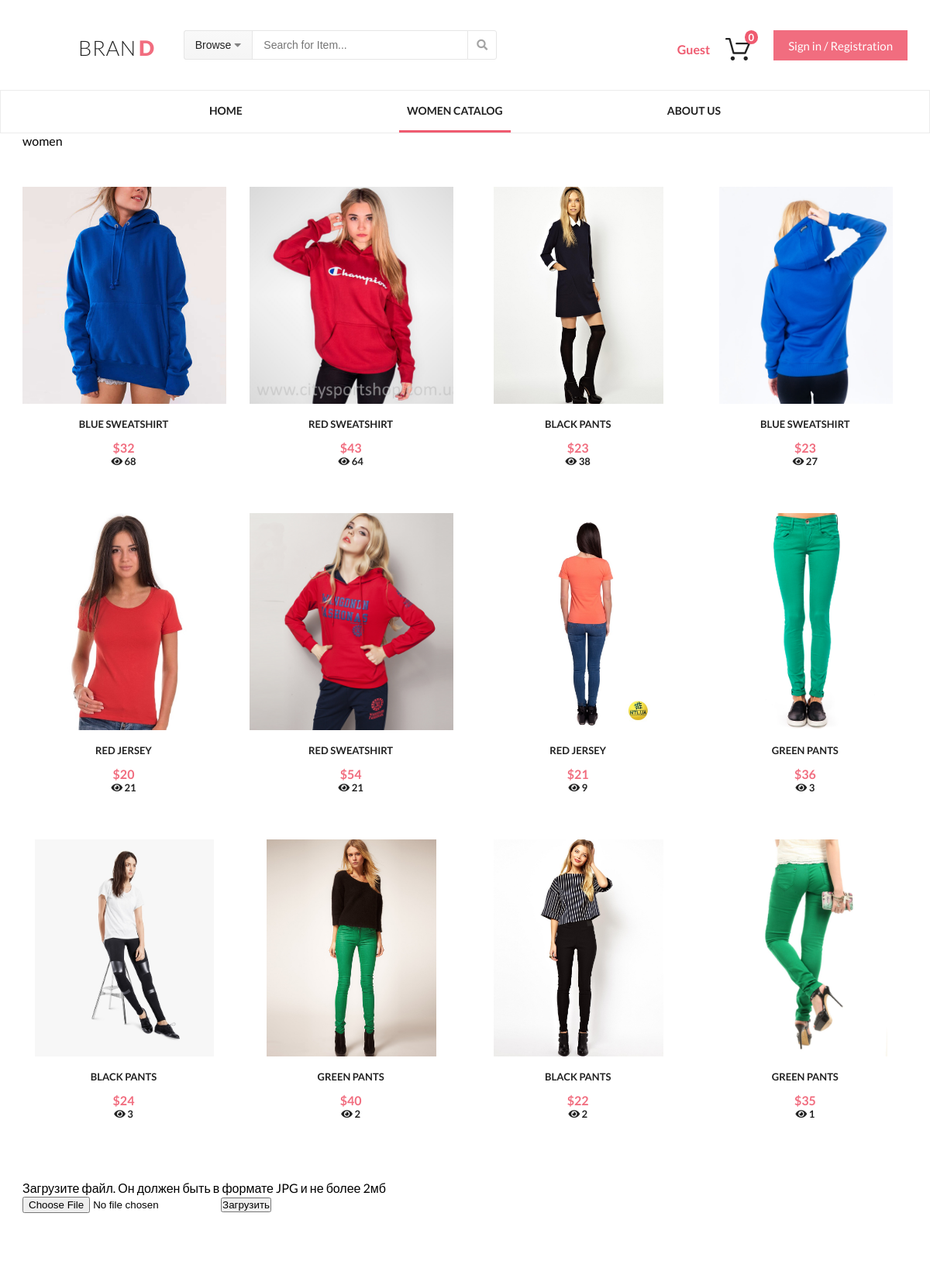
Page /women/ (upper part) on the earlier database version.
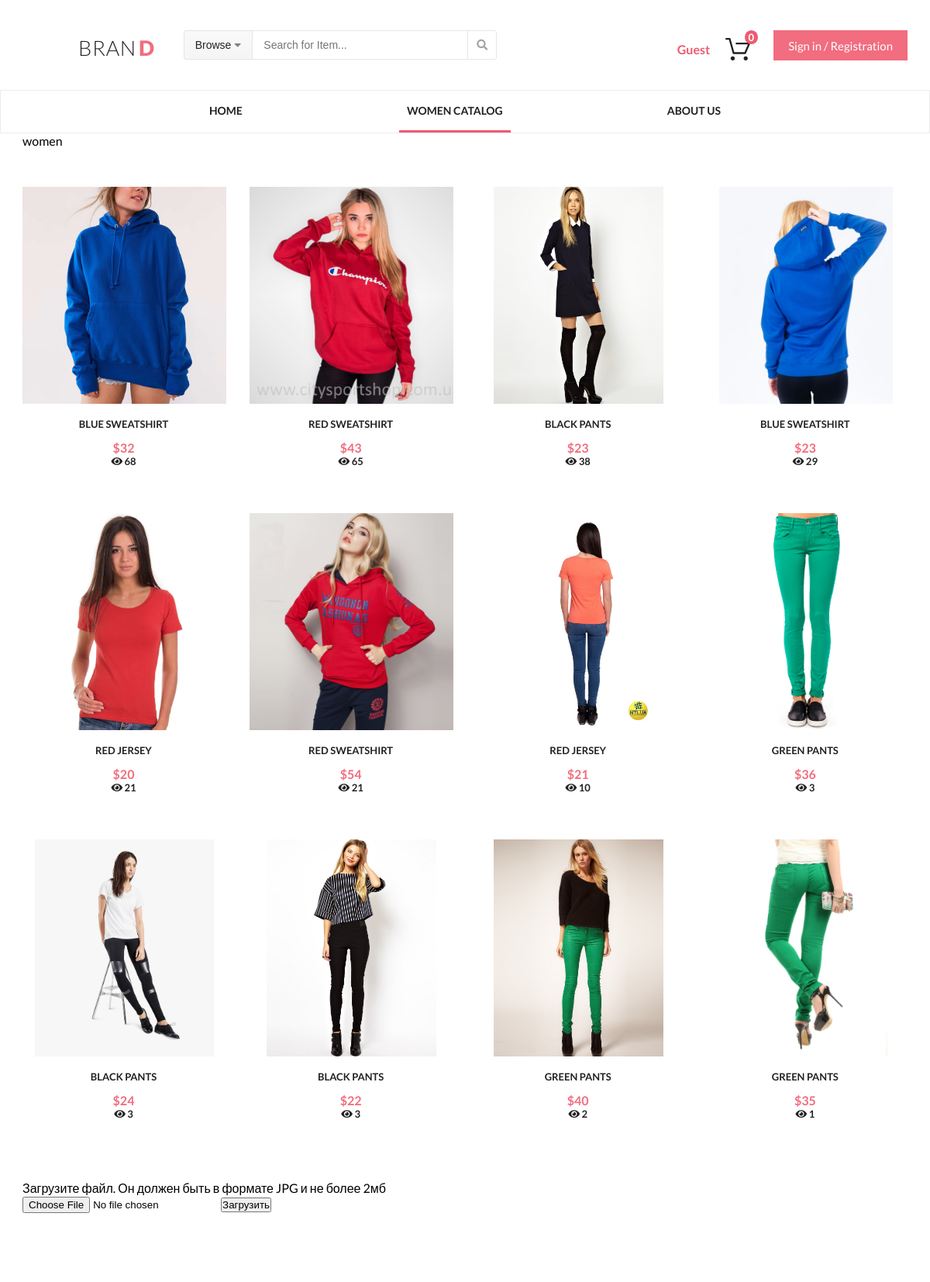
Same page on the later database version.
### tables this page shows
CREATE TABLE `product` (
  `id` int(11) NOT NULL,
  `name` varchar(45) NOT NULL,
  `rating` int(11) NOT NULL,
  `color` varchar(45) DEFAULT NULL,
  `discription` varchar(200) DEFAULT NULL,
  `price` int(11) DEFAULT NULL
);

### engine/db.php (called while the page is built, shortened)
<?php
function getDB()
{
    static $sqlConnect = null;
    if (is_null($sqlConnect)) {
        $sqlConnect = @mysqli_connect(HOST, USER, PASSWORD, DATABASE)
            or die("Ошибка соединения с БД" . mysqli_connect_error());
    }
    return $sqlConnect;
}
function getArrayDB($query) {
    $link = getDB();
    $result = @mysqli_query($link, $query) or die(mysqli_error($link));
    $result_array = [];
    foreach ($result as $row) {
        $result_array[] = $row;
    }
    return $result_array;
}

### engine/catalog.php (called while the page is built, shortened)
<?php function getIdProduct()
function getListProductWithRating()
{
    return getArrayDB("SELECT * FROM `product` ORDER BY `rating` DESC;");
}
function imageLoad($dirCatalog)
{
    return $message;
}

### engine/controller.php (called while the page is built, shortened)
<?php
function getParamsTemplate($page)
{
    switch ($page) {
        case 'header':
            $paramsTemplate = [
                'countCart' => countCart(),
                'myEmail' => getUser(),
            ];
            break;
        case 'women':
            $paramsTemplate = [
                'title' => 'WOMEN',
                'productList' => getListProductWithRating(),
                'messageLoad' => imageLoad(DIR_CATALOG),
            ];
            break;
    }
    return $paramsTemplate;
}

### engine/cart.php (called while the page is built, shortened)
<?php
function countCart()
{
    $session = session_id();
    $sqlSumm = "SELECT * FROM `cart` WHERE id_session = '{$session}';";
    $cartList = getArrayDB($sqlSumm);
    return count($cartList);
}

### engine/login.php (called while the page is built, shortened)
<?php
function getUser()
{
    return isAuth() ? $_SESSION["login"] : "Guest";
}
function isAuth()
{
    return isset($_SESSION['login']) ? true : false;
}

### templates/women.php (the view, shortened to what this page needs)
<main class="women_page">
    women
    <div class="product">
        <?php foreach ($productList as $itemProduct) : ?>
            <a href="/product/<?=$itemProduct['id']?>/?id=<?=$itemProduct['id']?>">
                <figure class="productItem">
                    <img src="/<?= (DIR_CATALOG .  $itemProduct['id']) . '.jpg'; ?>" alt="productFoto">
                    <figcaption><?= $itemProduct['color'] . ' ' . $itemProduct['name'] ; ?>
                        <p>$<?= $itemProduct['price']; ?></p>
                        <i class="fa fa-eye" aria-hidden="true"></i><span class="raring"> <?= $itemProduct['rating'] ?></span>
                    </figcaption>
                </figure>
            </a>
        <?php endforeach; ?>
    </div>
    <form method="post" enctype="multipart/form-data">
        <p><?= $messageLoad; ?><br> Загрузите файл. Он должен быть в формате JPG и не более 2мб</p>
        <input type="file" name="loadfile">
        <input type="submit" name="loadbutton" value="Загрузить">
    </form>
</main>

### public/index.php (shortened to what this page needs)
<?php
$url_array = explode("/", $_SERVER['REQUEST_URI']);
if ($url_array[1] == '') {
    $page = 'home';
} else {
    $page = $url_array[1];
}
$paramsTemplate = getParamsTemplate($page);
echo renderLayout($page, $paramsTemplate);

### engine/render.php (shortened to what this page needs)
<?php
function renderLayout($page, array $paramsContent = [])
{
    $layout = renderTemplates(LAYOUTS_DIR . 'main', [
        'content' => renderTemplates($page, $paramsContent),
        'header' => renderTemplates('header', getParamsTemplate('header')),
        'menu' => renderTemplates('menu'),
        'footer' => renderTemplates('footer'),
    ]);
    return $layout;
}
function renderTemplates($page, array $paramsContent = [])
{
    $fileName = TEMPLATES_DIR . "{$page}.php";
    if (file_exists($fileName)) {
        include_once $fileName;
    } else {
        die("Страницы {$fileName} не существует.");
    }
    return ob_get_clean();
}

### templates/header.php
<header>
    <div class="logoSearch">
        <div class="logo">
            <span class="styleBran">BRAN</span>
            <span class="styleD">D</span>
        </div>
        <div class="search">
            <button class="browse">Browse <i class="fas fa-caret-down"></i></button>
            <input type="search" placeholder="Search for Item...">
            <button type="button" class="searchButton"><i class="fas fa-search"></i></button>
        </div>
    </div>
    <div class="my">
            <a class="authEmail" href="/my_account/"><?= $myEmail ?></a>
        <a class="cartButton" href="/cart/">
            <img src="/img/Forma_1.png" alt="basket">
            <div class="cartCount" id="cartCount"><?= $countCart ?></div>
        </a>
        <?php if (isAuth()) : ?>
            <div class="myAccount">
                <a href="/my_account/">
                    My Account
                    <i class="fas fa-caret-down"></i>
                </a>
                <a class="myAccountExit" href="/my_account/?exit=ok">Exit</a>
            </div>
        <?php else : ?>
            <div class="myAccount">
                <a href="/my_account/">Sign in / Registration</a>
            </div>
        <?php endif ?>
    </div>
</header>

### templates/menu.php
<nav>
    <ul>
        <li><a href="/">HOME</a></li>
        <li><a href="/women/">WOMEN CATALOG</a></li>
        <li><a href="/about_us/">ABOUT US</a></li>
    </ul>
</nav>

### templates/layouts/main.php (shortened to what this page needs)
<!DOCTYPE html>
<html lang="en">
<head>
    <link rel="stylesheet" href="https://use.fontawesome.com/releases/v5.6.3/css/all.css">
    <link rel="stylesheet" href="/style/header_style.css">
    <link rel="stylesheet" href="/style/nav.css">
    <link rel="stylesheet" href="/style/footer_style.css">
    <link rel="stylesheet" href="/style/about_us.css">
    <link rel="stylesheet" href="/style/index.css">
    <link rel="stylesheet" href="/style/my_account.css">
    <link rel="stylesheet" href="/style/product.css">
    <link rel="stylesheet" href="/style/women.css">
    <link rel="stylesheet" href="/style/cart.css">
</head>
<body>
    <?= $header ?>
    <?= $menu ?>
    <?= $content ?>
</body>
</html>

### public/style/header_style.css (style rules this page uses)
header { margin: 0 auto; width: 1142px; height: 116px; display: flex; align-items: center; justify-content: space-between; }
header .logoSearch { display: flex; align-items: center; }
header .search { display: flex; margin-left: 37px; }
header .search .browse { padding: 10px 14px; border-radius: 3px 0 0 3px; border: 1px solid #e6e6e6; background-color: #cdcdcc; background-image: linear-gradient(to bottom, #f9f9f9 0%, #f5f5f5 100%); color: #222222; font-size: 14px; font-weight: 300; }
header .search .browse i { color: #838383; letter-spacing: 0.35px; }
header .search input[type="search"] { width: 279px; border: 1px solid #e6e6e6; background-color: #fff; color: #a4a4a4; font-size: 14px; font-weight: 300; line-height: 32px; margin-left: -1px; padding: 0 14px; }
header .search .searchButton { border-radius: 0 3px 3px 0; background-color: #fff; border: 1px solid #e6e6e6; color: #a4a4a4; font-size: 14px; font-weight: 400; width: 38px; margin-left: -1px; cursor: pointer; }
header .my { display: flex; align-items: flex-end; }
header .my .authEmail { margin-right: 20px; text-decoration: none; color: #ef5b70; font-weight: bold; line-height: 29px; }
header .my .cartButton { margin-right: 25px; height: 29px; position: relative; text-decoration: none; }
header .my .cartButton .cartCount { position: absolute; border-radius: 50%; border-color: #ef5b70; background-color: #ef5b70; padding: 1px 5px; font-size: 13px; color: #fff; font-weight: bold; top: -10px; right: -10px; }
header .my .myAccount { margin-left: 5px; }
header .my .myAccount a { text-decoration: none; color: #ffffff; font-size: 15px; font-weight: 400; }
header .my .myAccount, header .my .myAccountExit { padding: 10px 19px; background-color: #f16d7f; position: relative; border: none; cursor: pointer; }
header .logo { background-image: url(../img/Group_2.png); background-repeat: no-repeat; padding-left: 72px; height: 51px; }
header .logo .styleBran { color: #222222; font-size: 27px; font-weight: 300; line-height: 58px; letter-spacing: 0.68px; }
header .logo .styleD { color: #f16d7f; font-weight: 900; letter-spacing: 0.68px; font-size: 27px; line-height: 58px; }

### public/style/nav.css (style rules this page uses)
nav { height: 56px; border: 1px solid #ececec; background-color: #ffffff; }
nav ul { margin: 0 auto; width: 680px; display: flex; justify-content: space-between; align-items: center; list-style-type: none; }
nav ul li { height: 56px; }
nav ul li a { text-decoration: none; color: #222222; font-size: 14px; font-weight: 700; display: block; padding: 17px 10px; }
nav ul a:hover, nav ul li:nth-child(1) a { border-bottom: 3px solid #ef5b70; }

### public/style/index.css (style rules this page uses)
body { font-family: Lato, sans-serif; }
* { margin: 0; padding: 0; box-sizing: border-box; }
.product { display: flex; flex-flow: wrap; justify-content: space-between; margin-top: 50px; }
.product a { text-decoration: none; margin-bottom: 39px; width: 23%; }
.product figure { position: relative; overflow: hidden; width: 100%; text-align: center; }
.product figure img { height: 280px; margin: 0 auto; }
.product figcaption { color: #222222; font-size: 13px; font-weight: 700; text-transform: uppercase; padding: 15px 13px 20px; max-width: 261px; overflow: hidden; }
.product figcaption p { color: #f16d7f; font-size: 16px; font-weight: 700; text-transform: uppercase; padding-top: 13px; }

### public/style/product.css (style rules this page uses)
.product { display: flex; flex-flow: wrap; justify-content: space-between; margin-top: 50px; }
.product a { text-decoration: none; margin-bottom: 39px; width: 23%; }
.product figure { position: relative; overflow: hidden; width: 100%; text-align: center; }
.product figure img { height: 280px; margin: 0 auto; }
.product figcaption { color: #222222; font-size: 13px; font-weight: 700; text-transform: uppercase; padding: 15px 13px 20px; max-width: 261px; overflow: hidden; }
.product figcaption p { color: #f16d7f; font-size: 16px; font-weight: 700; text-transform: uppercase; padding-top: 13px; }

### public/style/women.css (style rules this page uses)
.women_page { width: 1142px; margin: 0 auto; }

### templates/women.php (style rules this page uses)
nav ul li:nth-child(1) a { border-bottom: none; }
nav ul li:nth-child(2) a { border-bottom: 3px solid #ef5b70; }

Differences in the rows shown:
changed product (number 2 of 12 on the later page): rating "64" → "65"
changed product (number 4 of 12 on the later page): rating "27" → "29"
changed product (number 7 of 12 on the later page): rating "9" → "10"
changed product (number 10 of 12 on the later page): rating "2" → "3"; moves up the list
